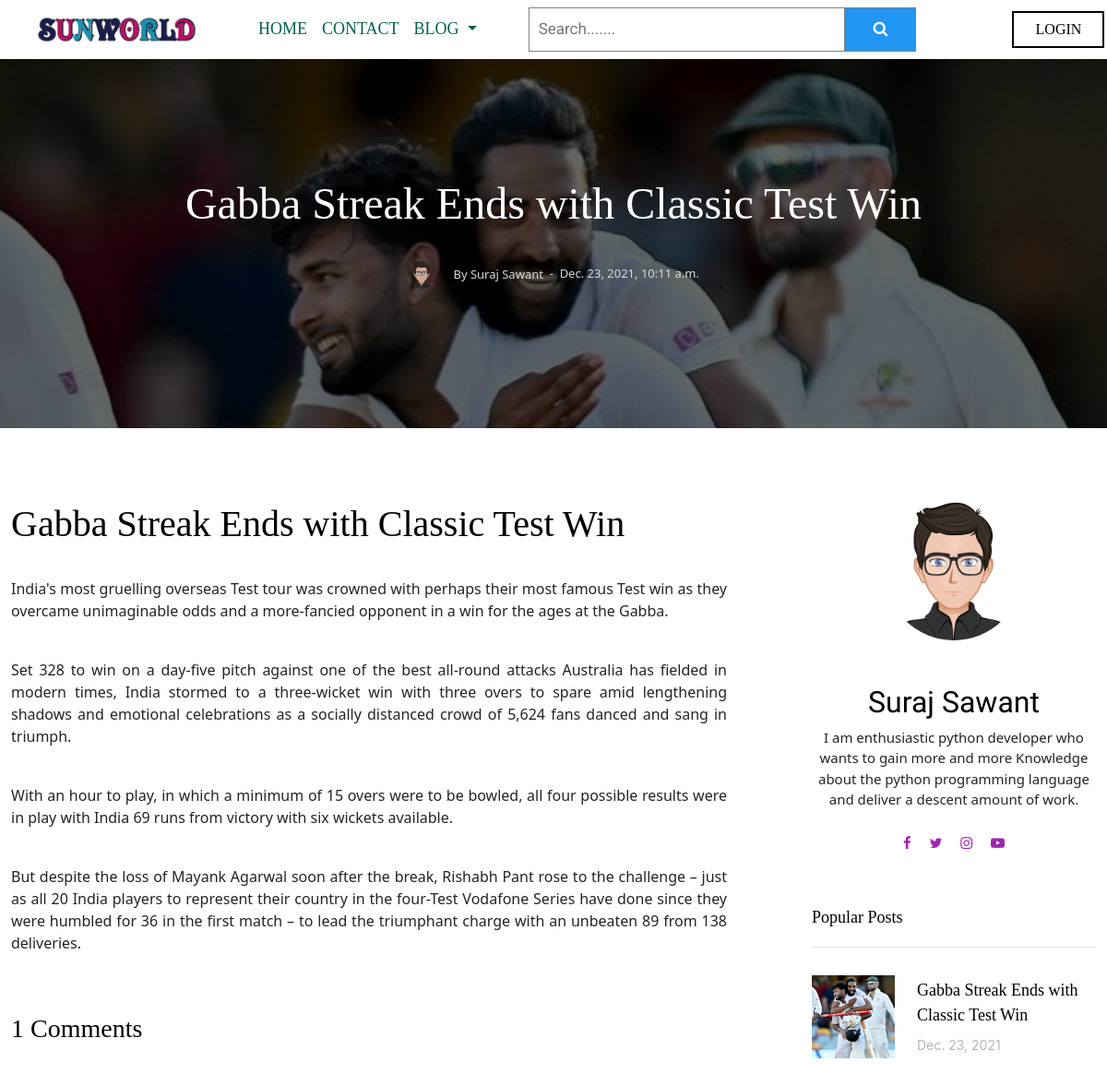
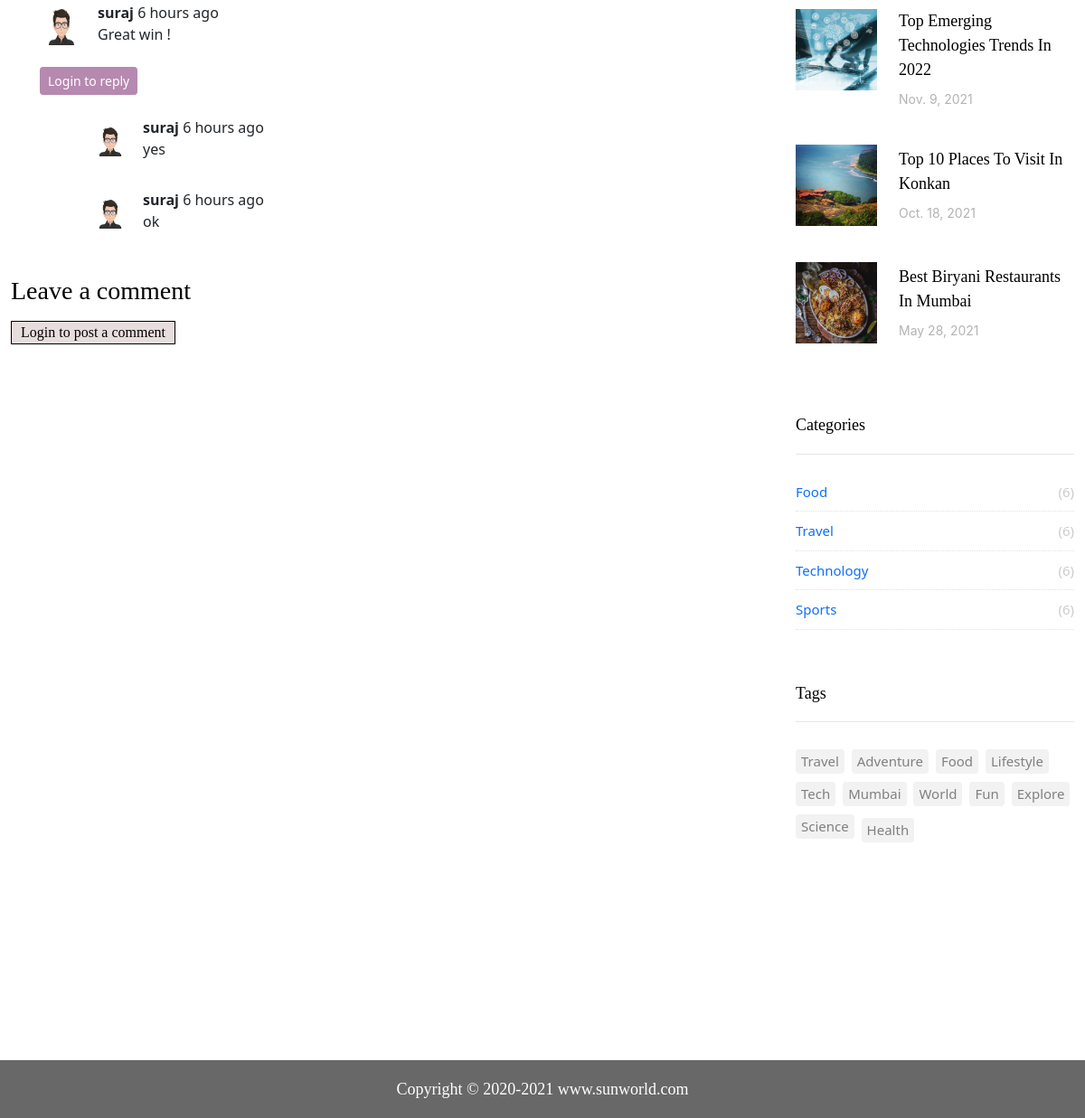
Page /2021/12/23/indian-summer-gabba-streak-ends-with-classic-test-win/ on the committed database (2 pictures, top to bottom).
### blogapp/models.py (models this page shows, shortened)
class Post(models.Model):
    STATUS_CHOICES = (('draft','Draft'),('published','Published'))
    BLOG_CATEGORY_CHOICES = (('general','General'),('tech','Tech'),('food','Food'),('travel','Travel'),('sports','Sports'))
    TRENDING_CHOICES = (('trending', 'Trending'),('normal','Normal'))
    blog_category = models.CharField(max_length=50, choices=BLOG_CATEGORY_CHOICES, default='general')
    title = models.CharField(max_length=250)
    slug = models.SlugField(max_length=250, unique_for_date='publish')
    author = models.ForeignKey(User, on_delete=models.CASCADE, related_name='blog_posts')
    body = models.TextField()
    trending = models.CharField(max_length=50, choices=TRENDING_CHOICES, default='normal')
    publish = models.DateTimeField(default=timezone.now)
    created = models.DateTimeField(auto_now_add=True)
    updated = models.DateTimeField(auto_now=True)
    status = models.CharField(max_length=10, choices=STATUS_CHOICES, default='draft')
    image = models.ImageField()
    objects = models.Manager() # The default manager.
    published = PublishedManager() # Our custom manager.
    class Meta:
        ordering=('-publish',)
    def get_absolute_url(self):
        return reverse('blogapp:post_detail',
                       args=[self.publish.year,
                             self.publish.month,
                             self.publish.day,
                             self.slug])
    def fullname(self):
        return f'{self.author.first_name} {self.author.last_name}'

class Mention(models.Model):
    id= models.AutoField(primary_key=True)
    comment=models.TextField()
    user=models.ForeignKey(User, on_delete=models.CASCADE)
    post=models.ForeignKey(Post, on_delete=models.CASCADE)
    parent=models.ForeignKey('self',on_delete=models.CASCADE, null=True )
    timestamp= models.DateTimeField(default=now)

### blogapp/views.py (the view)
# urls.py: path('<int:year>/<int:month>/<int:day>/<slug:post>/', views.post_detail, name='post_detail'),
def post_detail(request, year, month, day, post):
    post = get_object_or_404(Post, slug=post,
                                   publish__year = year,
                                   publish__month = month,
                                   publish__day = day)
    comments= Mention.objects.all().filter(post=post,parent=None)
    replies= Mention.objects.all().filter(post=post).exclude(parent=None)
    trending = Post.objects.all().filter(trending__icontains='Trending')
    replyDict={}
    for reply in replies:
        if reply.parent.id not in replyDict.keys():
            replyDict[reply.parent.id]=[reply]
        else:
            replyDict[reply.parent.id].append(reply)
    return render(request,'blog/post/detail.html',{'post': post ,'comments': comments,'user': request.user, 'replyDict': replyDict, 'trending':trending})

### blogapp/templatetags/extras.py (called while the page is built)
@register.filter(name='get_val')
def get_val(dict, key):
    return dict.get(key)

### blogapp/templates/blog/post/detail.html (shortened to what this page needs)
{% extends "blog/base.html" %}
{% load static %}
{% load humanize %}
{% load extras %}
{% block content %}
<div class="site-cover site-cover-sm same-height overlay single-page"
  style="background-image:url(/media/{{post.image}})">
  <div class="container">
    <div class="row same-height justify-content-center">
      <div class="col-md-12 col-lg-10">
        <div class="post-entry text-center">
          <h1 class="mb-4"><a class='text-white' href="#">{{ post.title }}</a></h1>
          <div class="post-meta align-items-center text-center">
            <figure class="author-figure mb-0 mr-3 d-inline-block"><img
                src="{% static 'images/default.png' %}" alt="Image" class="img-fluid"></figure>
            <span class="d-inline-block mt-1">By {{ post.fullname }}</span>
            <span>&nbsp;-&nbsp; {{ post.publish }}</span>
          </div>
        </div>
      </div>
    </div>
  </div>
</div>
<section class="site-section py-lg">
  <div class="container">
    <div class="row blog-entries element-animate">
      <div class="col-md-12 col-lg-8 main-content">
        <div class="post-content-body">
          <h1 class="mb-4"><a class='detail-heading' href="#">{{ post.title }}</a></h1>
          <p class="card-text mb-auto">{{ post.body|safe|linebreaks }}</p>
        </div>
        <div class="pt-5">
          <h3 class="mb-5">{{comments.count}} Comments</h3>
          <ul class="comment-list">
              {% for comment in comments %}
              <div class="row my-3 user-width">
                <div class="col-md-1  ">
                  <img class="rounded mx-auto d-block p-2 width-control" src="{% static 'images/default.png' %}" alt="user">
                </div>
                <div class="col-md-11 left-mar">
                  <b> {{comment.user.username}} </b> {{comment.timestamp| naturaltime}}
                  <div> {{comment.comment}} </div>
                </div>
              </div>
                  {% if user.is_authenticated %}
                  <button class="btn btn-sm btn-primary" type="button" data-bs-toggle="collapse" data-bs-target="#replyBox{{comment.id}}" aria-expanded="false" aria-controls="replyBox{{comment.id}}">
                    Reply
                  </button>
                <div class="collapse mx-4" id="replyBox{{comment.id}}">
                    <div class="card card-body my-2 mx-4">
                      <form class="comment-form" action="/postComment/" method="post">
                        {% csrf_token %}
                            <div class="form-group">
                                <label for="comment">Post a reply </label>
                                <input type="text" class="form-control comment-input" name="comment" placeholder="Enter reply here">
                                <input type="hidden" name="parentSno" value="{{comment.id}}">
                            </div>
                            <input type="hidden" name="postSno" value="{{post.id}}">
                            <button type="submit" class="btn btn-primary my-2">Submit</button>
                      </form>
                    </div>
                </div>
                {% else %}
                        <button class="btn btn-sm btn-primary" type="button" data-toggle="collapse" data-target="#replyBox{{comment.sno}}" aria-expanded="false" aria-controls="replyBox{{comment.sno}}">
                            Login to reply
                        </button>
                  {% endif %}
                      <div class="replies my-4 mx-4">
                        {% for reply in replyDict|get_val:comment.id %}
                        <div class="row my-2 mx-4 ">
                                <div class="col-md-1">
                                    <img class="rounded mx-auto d-block width-control1 my-2 p-1" src="{% static 'images/default.png' %}" alt="user">
                                </div>
                                <div class="col-md-11 left-mar1">
                                    <div class="col-md-11 re-font">
                                        <b> {{reply.user.username}} </b> {{reply.timestamp| naturaltime}}
                                        <div>{{reply.comment}}</div>
                                    </div>
                                    <br>
                                </div>
                        </div>
                        {% endfor %}
                      </div>
              {% endfor %}
          </ul>
          <div class="comment-form-wrap">
            <h3 class="mb-3">Leave a comment</h3>
            {% if user.is_authenticated %}
              <form class="comment-form" action="/postComment/" method="post">
                {% csrf_token %}
                <div class="form-group">
                  <label for="exampleInputEmail1">Post Comment </label>
                  <input type="text" class="form-control comment-input" name="comment" placeholder="Enter comment here">
                  <input type="hidden" name="postSno" value="{{post.id}}">
                  <input type="hidden" name="parentSno" value="">
                  <button type="submit" class="btn btn-primary my-2">Submit</button>
                </div>
              </form>
            {% else %}
              <div class="login-reply">
                <a href='{% url 'blogapp:handleLogin' %}'>Login to post a comment</a>
              </div>
            {% endif %}
          </div>
        </div>
      </div>
      <div class="col-md-12 col-lg-4 sidebar">
        <div class="sidebar-box">
          <div class="bio text-center">
            <img src="{% static 'images/default.png' %}" alt="Image Placeholder" class="img-fluid mb-5">
            <div class="bio-body">
              <h2>Suraj Sawant</h2>
              <p class="mb-4">I am enthusiastic python developer who wants to gain more and more Knowledge
                about the python programming language and deliver a descent amount of work.</p>
              <p class="social mt-4">
                <a href="#" class="p-2"><span class="fa fa-facebook"></span></a>
                <a href="#" class="p-2"><span class="fa fa-twitter"></span></a>
                <a href="#" class="p-2"><span class="fa fa-instagram"></span></a>
                <a href="#" class="p-2"><span class="fa fa-youtube-play"></span></a>
              </p>
            </div>
          </div>
        </div>
        <div class="sidebar-box">
          <h3 class="heading">Popular Posts</h3>
          <div class="post-entry-sidebar">
            <ul>
              {% for post in trending %}
              <li>
                <a href="{{ post.get_absolute_url }}">
                  <img src="{{ post.image.url }}" alt="Image placeholder" class="mr-4"
                    data-pagespeed-url-hash="3192384348"
                    onload="pagespeed.CriticalImages.checkImageForCriticality(this);">
                  <div class="text">
                    <h4>{{ post.title }}</h4>
                    <div class="post-meta">
                      <span class="mr-2">{{ post.publish|date }} </span>
                    </div>
                  </div>
                </a>
              </li>
              {% endfor %}
            </ul>
          </div>
        </div>
        <div class="sidebar-box">
          <h3 class="heading">Categories</h3>
          <ul class="categories">
            <li><a href="{% url 'blogapp:food' %}">Food <span>(6)</span></a></li>
            <li><a href="{% url 'blogapp:travel' %}">Travel <span>(6)</span></a></li>
            <li><a href="{% url 'blogapp:technology' %}">Technology <span>(6)</span></a></li>
            <li><a href="{% url 'blogapp:sports' %}">Sports <span>(6)</span></a></li>
          </ul>
        </div>
        <div class="sidebar-box">
          <h3 class="heading">Tags</h3>
          <ul class="tags">
            <li><a href="#">Travel</a></li>
            <li><a href="#">Adventure</a></li>
            <li><a href="#">Food</a></li>
            <li><a href="#">Lifestyle</a></li>
            <li><a href="#">Tech</a></li>
            <li><a href="#">Mumbai</a></li>
            <li><a href="#">World</a></li>
            <li><a href="#">Fun</a></li>
            <li><a href="#">Explore</a></li>
            <li><a href="#">Science</a></li>
            <li><a href="#">Health</a></li>
          </ul>
        </div>
      </div>
    </div>
  </div>
</section>
{% endblock content %}

### static/css/blog.css (style rules this page uses)
a { color:#00abff; text-decoration:none; }
h1 { font-weight:normal; border-bottom:1px solid #bbb; padding:0 0 10px 0; }
h2, .h2 { font-size: 50px; }
a, a:hover, a:focus { text-decoration: none; }
a { text-decoration: none!important; }
h4, .h4 { font-size: 30px; }
h1, h2, h3, h4, h5, h6 { color: #000000; font-family: "hanskendrick"; font-weight: 600; line-height: 1.2; }
h4 { font-family: 'Merriweather', serif; }
h2 { font-family: 'Farro', sans-serif; }
p { text-align: justify; }
.width-control { width: 4vw; height: 7vh; }
.width-control1 { width: 3vw; height: 5vh; }
.social span { color: #9c27b0; }
.text-center { text-align: center!important; }
.btn.btn-primary { background: #b689b0!important; border: 1px solid #b689b0!important; color: #fff!important; }
.fa { display: inline-block; font: normal normal normal 14px/1 FontAwesome; font-size: inherit; text-rendering: auto; -webkit-font-smoothing: antialiased; -moz-osx-font-smoothing: grayscale; }
.align-items-center { align-items: center!important; }
.justify-content-center { justify-content: center!important; }
.img-fluid { max-width: 100%; height: auto; }
.site-section { padding: 5em 0; }
.mr-3 { margin-right: 1rem!important; }
.mb-0 { margin-bottom: 0!important; }
figure { margin: 0 0 1rem; }
.d-inline-block { display: inline-block!important; }
.container { max-width: 1200px!important; }
.site-cover, .site-cover .same-height { padding: 4em 0; }
.single-page { background-size: cover; background-position: top center; position: relative; height: 25rem; }
.site-cover.single-page h1 { font-size: 3rem!important; }
.site-cover.single-page h1 { font-size: 2rem; border: none; }
.site-cover h1 a { text-decoration: none; filter: brightness(100%); }
.site-cover.overlay:before { background: rgba(0,0,0,.6); position: absolute; content: ""; top: 0; left: 0; right: 0; bottom: 0; }
.site-cover .post-entry .post-meta { color: #fff; font-size: 13px; filter: brightness(85%); }
.site-cover .post-entry .post-meta .author-figure img { width: 30px; border-radius: 50%; }
img { vertical-align: middle; border-style: none; }
.detail-heading { text-decoration: none; color: black; }
.post-content-body h1 { border: none; color: black; }
.sidebar { padding-left: 5em!important; }
.sidebar-box { margin-bottom: 4em; font-size: 15px; width: 100%; float: left; background: #fff; }
.bio img { max-width: 150px; border-radius: 50%; }
.bio-body p { text-align: center; }
.sidebar-box .heading { font-size: 18px; margin-bottom: 30px; padding-bottom: 20px; border-bottom: 1px solid #e6e6e6; }
.sidebar-box *:last-child { margin-bottom: 0; }
.post-entry-sidebar ul li a { display: table; }
.post-entry-sidebar ul li a img, .post-entry-sidebar ul li a .text { display: table-cell; vertical-align: middle; }
.post-entry-sidebar ul li a img { width: 90px; }
.mr-4 { margin-right: 1.5rem!important; }
.post-entry-sidebar ul li a .text h4 { font-size: 18px; line-height: 1.5; }
.post-entry-sidebar .post-meta { font-size: 14px; color: #b3b3b3; font-family: "Muli",-apple-system,BlinkMacSystemFont,"Segoe UI",Roboto, "Helvetica Neue",Arial,sans-serif,"Apple Color Emoji","Segoe UI Emoji", "Segoe UI Symbol","Noto Color Emoji"; }
.post-entry-sidebar ul { padding: 0; margin: 0; }
.post-entry-sidebar ul li { list-style: none; padding: 0 0 20px 0; margin: 0 0 20px 0; }
.categories { padding: 0; margin: 0; font-weight: 400; }
.categories li { padding: 0; margin: 0; position: relative; margin-bottom: 10px; padding-bottom: 10px; border-bottom: 1px dotted #dee2e6; list-style: none; }
.categories li a span { position: absolute; right: 0; top: 0; color: #ccc; -webkit-transition: .3s all ease; -o-transition: .3s all ease; transition: .3s all ease; }
.tags { padding: 0; margin: 0; font-weight: 400; }
.tags li { padding: 0; margin: 0 4px 4px 0; display: inline-block; }
.tags li a { float: left; display: block; border-radius: 4px; padding: 2px 6px; color: gray; background: #f2f2f2; }
.login-reply { background-color: #e7dddd; display: inline-block; text-align: center; border: 1px solid black; padding-left: 10px; padding-right: 10px; font-family: fangsong; }
.login-reply a { text-decoration: none; color: black; }

### rows in the picture
Post: image (picture), title "Gabba Streak Ends with Classic Test Win", fullname "Suraj Sawant", publish "Dec. 23, 2021, 10:11 a.m.", body "India's most gruelling overseas Test tour was crowned with perhaps their most famous Test win as they overcame unimaginable odds and a more-fancied opponent in a win for the ages at the Gabba. Set 328 to win on a day-five pitch against one of the best all-round attacks Australia has fielded in modern times, India stormed to a three-wicket win with three overs to spare amid lengthening shadows and emotional celebrations as a socially distanced crowd of 5,624 fans danced and sang in triumph. With an hour to play, in which a minimum of 15 overs were to be bowled, all four possible results were in play with India 69 runs from victory with six wickets available. But despite the loss of Mayank…", publish "Dec. 23, 2021"
Mention: user.username "suraj", timestamp "6 hours ago", comment "Great win !"
Mention: user.username "suraj", timestamp "6 hours ago", comment "yes"
Mention: user.username "suraj", timestamp "6 hours ago", comment "ok"
Post: image (picture), title "Top Emerging Technologies Trends In 2022", publish "Nov. 9, 2021"
Post: image (picture), title "Top 10 Places To Visit In Konkan", publish "Oct. 18, 2021"
Post: image (picture), title "Best Biryani Restaurants In Mumbai", publish "May 28, 2021"

### other values in the picture
{{ comments.count }} "1"
